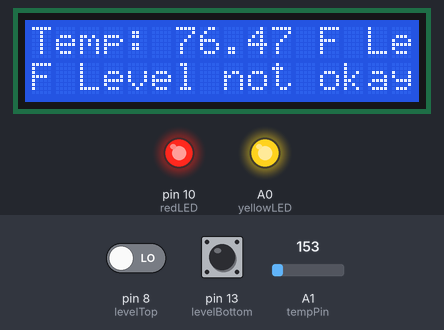
This sketch was run on a simulated Arduino Uno, built with avr-gcc and run on an emulated ATmega328P. Shown: 16×2 character LCD, output pins drawn as LEDs (lit = HIGH). Inputs (shaded band) come from the test bench; at power-on: pin 8 (levelTop) LOW, A1 (tempPin) = 153, pin 13 (levelBottom) LOW. What the sketch prints to the serial monitor is not drawn.

Above: at 1.2 s.
1.3 s: pin 8 (levelTop) driven HIGH
At 3.0 s:
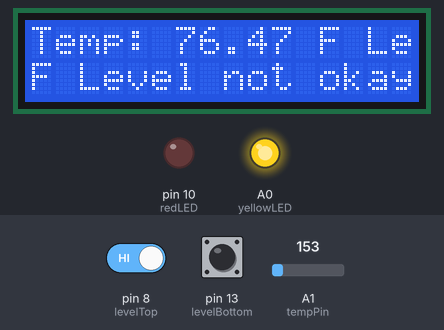
5.4 s: A1 (tempPin) set to 172
At 6.6 s:
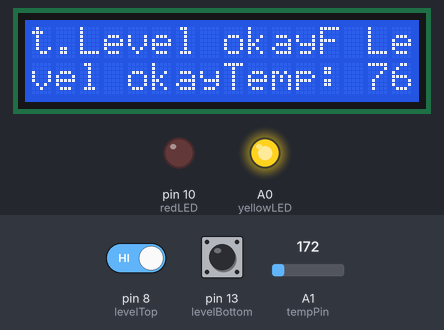
9.5 s: pin 13 (levelBottom) pulled HIGH for 1.2 s
At 11.4 s:
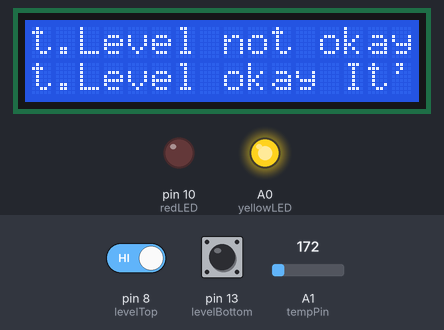
14.8 s: A1 (tempPin) set to 133
At 16.8 s:
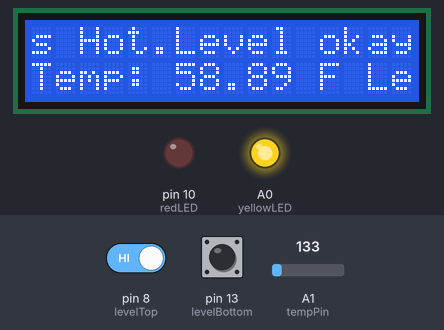
18.9 s: pin 8 (levelTop) driven LOW
At 20.6 s:
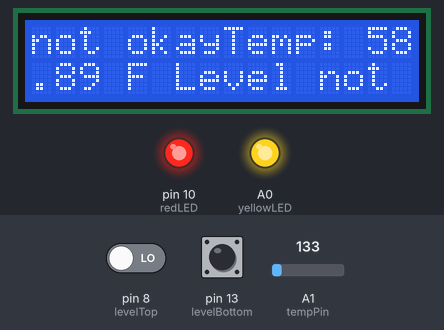
23.0 s: A1 (tempPin) set to 165
At 26.4 s:
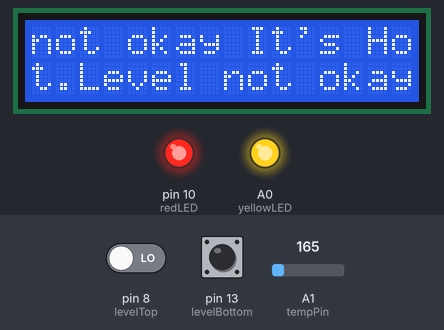
Timing chart, 0 to 27.9 s (numbered marks = the images above; inputs shaded):
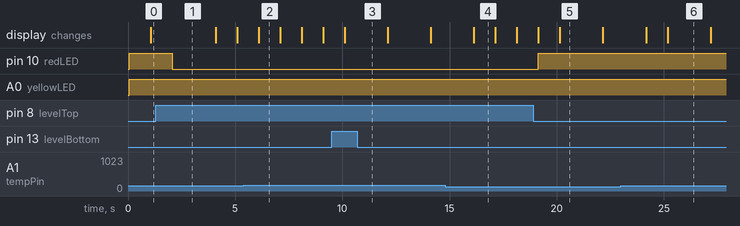

The sketch:

NoCAN.ino
```cpp
#include <SPI.h>
#include <LiquidCrystal.h>

LiquidCrystal lcd(11, 12, 6, 5, 4, 3); // Arduino digital pins in interface of lcd

//initialize the sensors
const int tempPin = A1;
const int levelTop = 8;
const int levelBottom = 13;

//initialize the LEDs
const int yellowLED = A0; //led for the bottom sensor
const int redLED = 10; //led for the top sensor
const int blueLED = 7; //led for the temperature sensor

//limits for the temperature in fahrenheit
const int highTemp = 80;
const int lowTemp = -25;

//set up code here runs once
void setup() {
  SERIAL_PORT_MONITOR.begin(115200);
  lcd.begin(16, 2);

  //defining LED and sensor communication
  pinMode(levelTop, INPUT);
  pinMode(redLED, OUTPUT);
  digitalWrite(redLED, LOW);
  pinMode(levelBottom, INPUT);

}

//main code that runs repeatedly
void loop() {
  //read the temperature value
  float tempValue = analogRead(tempPin);

  //convert analog temperature value to Fahrenheit
  float voltage = (tempValue / 1024.0 ) * 5.0;
  float tempC = (voltage - 0.5) * 100;
  float tempF = ((tempC * 9.0) / 5.0 ) + 32.0;
  SERIAL_PORT_MONITOR.print(", temperature: ");
  SERIAL_PORT_MONITOR.print(tempF);

  //reading if temp above/below threshold
  if (tempF < lowTemp) {
    digitalWrite(blueLED, HIGH);
    lcd.print(F(" It's Cold."));
  }
  else if (tempF > highTemp) {
    digitalWrite(blueLED, HIGH);
    lcd.print(F(" It's Hot."));
  }
  else {
    lcd.print("Temp: "); // printing the temperature from TMP36 in farenheit
    lcd.print(tempF);
    lcd.print(F(" F "));
  }

  //read the top level sensor
  int isDryTop = digitalRead(levelTop);
  if ( isDryTop )
    digitalWrite(redLED, LOW);
  else
    digitalWrite(redLED, HIGH);

  //read the bottom level sensor
  int isDryBottom = digitalRead(levelBottom);
  if ( isDryBottom )
    analogWrite(yellowLED, 255);
  else
    analogWrite(yellowLED, 255);

  //print out level sensor reading
  if(!isDryBottom && isDryTop) {
    lcd.print(F("Level okay"));
    SERIAL_PORT_MONITOR.print(", level is okay");
  }
  else {
    lcd.print(F("Level not okay"));
    SERIAL_PORT_MONITOR.print(", level is not okay");
  }

  delay(1000);
}
```

Measured:
- the behaviour switches between 157 and 158 on A1 (tempPin) (found by bisection; images 1 and 2)
- after the input at 1.3 s, pin 10 (redLED): HIGH → LOW after 0.78 s
- after the input at 5.4 s, the display: changes after 0.69 s (image 2)
- after the input at 9.5 s, the display: changes after 0.61 s (image 3)
- after the input at 14.8 s, the display: changes after 1.3 s (image 4)
- after the input at 18.9 s, pin 10 (redLED): LOW → HIGH after 0.24 s; the display: first changes after 0.25 s (image 5 shows a later state)
- after the input at 23.0 s, the display: first changes after 1.2 s (image 6 shows a later state)
